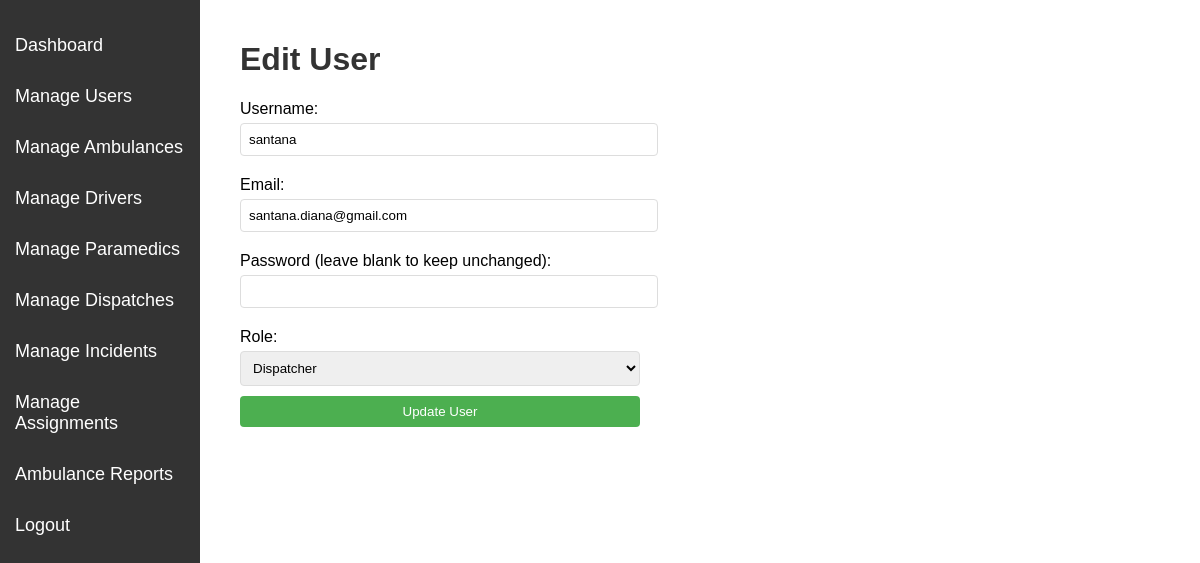
Screenshot of /admin/edit_user.php?id=11 (signed in) with the database file from the repository.
### tables this page shows
CREATE TABLE `users` (
  `id` int(11) NOT NULL,
  `username` varchar(50) NOT NULL,
  `password` varchar(255) NOT NULL,
  `role` enum('ADMIN','DISPATCHER','PARAMEDIC','DRIVER') NOT NULL,
  `created_at` timestamp NOT NULL DEFAULT current_timestamp(),
  `email` varchar(100) DEFAULT NULL
);

### admin/edit_user.php (the view, shortened to what this page needs)
<?php
include '../includes/db_connect.php';
$user_id = isset($_GET['id']) ? (int)$_GET['id'] : 0;
$query = "SELECT * FROM users WHERE id = $user_id";
$result = mysqli_query($conn, $query);
$user = mysqli_fetch_assoc($result);
?>
<!DOCTYPE html>
<html lang="en">
<head>
</head>
<body>
    <div class="sidebar">
        <a href="dashboard.php">Dashboard</a>
        <a href="users.php">Manage Users</a>
        <a href="ambulances.php">Manage Ambulances</a>
        <a href="drivers.php">Manage Drivers</a>
        <a href="paramedics.php">Manage Paramedics</a>
        <a href="dispatches.php">Manage Dispatches</a>
        <a href="incidents.php">Manage Incidents</a>
        <a href="assignments.php">Manage Assignments</a>
        <a href="reports.php">Ambulance Reports</a>
        <a href="../logout.php">Logout</a>
    </div>
    <div class="content">
        <h1>Edit User</h1>
        <form method="POST" action="">
            <label for="username">Username:</label>
            <input type="text" id="username" name="username" value="<?php echo htmlspecialchars($user['username']); ?>" required>
            <label for="email">Email:</label>
            <input type="email" id="email" name="email" value="<?php echo htmlspecialchars($user['email']); ?>" required>
            <label for="password">Password (leave blank to keep unchanged):</label>
            <input type="password" id="password" name="password">
            <label for="role">Role:</label>
            <select id="role" name="role" required>
                <option value="DISPATCHER" <?php if ($user['role'] === 'DISPATCHER') echo 'selected'; ?>>Dispatcher</option>
            </select>
            <input type="submit" value="Update User">
        </form>
    </div>
</body>
</html>

### admin/edit_user.php (style rules this page uses)
body { font-family: Arial, sans-serif; margin: 0; padding: 0; }
.sidebar { width: 200px; height: 100%; position: fixed; top: 0; left: 0; background-color: #333; padding-top: 20px; }
.sidebar a { padding: 15px; text-decoration: none; font-size: 18px; color: white; display: block; }
.content { margin-left: 220px; padding: 20px; }
h1 { color: #333; }
form { max-width: 400px; }
label { display: block; margin: 10px 0 5px; }
input, select { width: 100%; padding: 8px; margin-bottom: 10px; border: 1px solid #ddd; border-radius: 4px; }
input[type="submit"] { background-color: #4CAF50; color: white; border: none; cursor: pointer; }

### rows the page displays
users: username "santana", email "santana.diana@gmail.com", role "Dispatcher"
